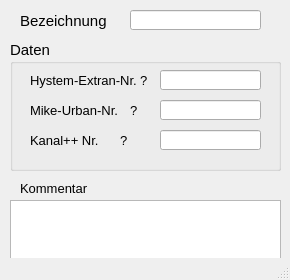
<?xml version="1.0" encoding="UTF-8"?>
<ui version="4.0">
 <class>MainWindow</class>
 <widget class="QMainWindow" name="MainWindow">
  <property name="geometry">
   <rect>
    <x>0</x>
    <y>0</y>
    <width>290</width>
    <height>280</height>
   </rect>
  </property>
  <property name="minimumSize">
   <size>
    <width>290</width>
    <height>280</height>
   </size>
  </property>
  <property name="font">
   <font>
    <family>Tahoma</family>
    <pointsize>10</pointsize>
   </font>
  </property>
  <property name="windowTitle">
   <string>MainWindow</string>
  </property>
  <property name="layoutDirection">
   <enum>Qt::LeftToRight</enum>
  </property>
  <widget class="QWidget" name="centralwidget">
   <widget class="QLabel" name="label_4">
    <property name="geometry">
     <rect>
      <x>20</x>
      <y>10</y>
      <width>121</width>
      <height>21</height>
     </rect>
    </property>
    <property name="font">
     <font>
      <family>Tahoma</family>
      <pointsize>11</pointsize>
     </font>
    </property>
    <property name="text">
     <string>Bezeichnung</string>
    </property>
    <property name="alignment">
     <set>Qt::AlignLeading|Qt::AlignLeft|Qt::AlignVCenter</set>
    </property>
   </widget>
   <widget class="QLineEdit" name="bezeichnung">
    <property name="geometry">
     <rect>
      <x>130</x>
      <y>10</y>
      <width>131</width>
      <height>20</height>
     </rect>
    </property>
    <property name="toolTip">
     <string>&lt;html&gt;&lt;head/&gt;&lt;body&gt;&lt;p&gt;Eindeutige Bezeichnung&lt;/p&gt;&lt;/body&gt;&lt;/html&gt;</string>
    </property>
    <property name="statusTip">
     <string>Eindeutige Bezeichnung</string>
    </property>
    <property name="text">
     <string/>
    </property>
   </widget>
   <widget class="QGroupBox" name="groupBox_3">
    <property name="geometry">
     <rect>
      <x>10</x>
      <y>40</y>
      <width>271</width>
      <height>131</height>
     </rect>
    </property>
    <property name="font">
     <font>
      <family>Tahoma</family>
      <pointsize>11</pointsize>
     </font>
    </property>
    <property name="title">
     <string>Daten</string>
    </property>
    <widget class="QLabel" name="label_21">
     <property name="geometry">
      <rect>
       <x>110</x>
       <y>90</y>
       <width>16</width>
       <height>21</height>
      </rect>
     </property>
     <property name="font">
      <font>
       <family>Tahoma</family>
       <pointsize>10</pointsize>
      </font>
     </property>
     <property name="text">
      <string>?</string>
     </property>
     <property name="alignment">
      <set>Qt::AlignLeading|Qt::AlignLeft|Qt::AlignVCenter</set>
     </property>
    </widget>
    <widget class="QLabel" name="label_22">
     <property name="geometry">
      <rect>
       <x>120</x>
       <y>60</y>
       <width>16</width>
       <height>21</height>
      </rect>
     </property>
     <property name="font">
      <font>
       <family>Tahoma</family>
       <pointsize>10</pointsize>
      </font>
     </property>
     <property name="text">
      <string>?</string>
     </property>
     <property name="alignment">
      <set>Qt::AlignLeading|Qt::AlignLeft|Qt::AlignVCenter</set>
     </property>
    </widget>
    <widget class="QLabel" name="label_23">
     <property name="geometry">
      <rect>
       <x>130</x>
       <y>30</y>
       <width>16</width>
       <height>21</height>
      </rect>
     </property>
     <property name="font">
      <font>
       <family>Tahoma</family>
       <pointsize>10</pointsize>
      </font>
     </property>
     <property name="text">
      <string>?</string>
     </property>
     <property name="alignment">
      <set>Qt::AlignLeading|Qt::AlignLeft|Qt::AlignVCenter</set>
     </property>
    </widget>
    <widget class="QLineEdit" name="he_nr">
     <property name="enabled">
      <bool>true</bool>
     </property>
     <property name="geometry">
      <rect>
       <x>150</x>
       <y>30</y>
       <width>101</width>
       <height>20</height>
      </rect>
     </property>
     <property name="font">
      <font>
       <family>Tahoma</family>
       <pointsize>10</pointsize>
      </font>
     </property>
     <property name="layoutDirection">
      <enum>Qt::RightToLeft</enum>
     </property>
     <property name="autoFillBackground">
      <bool>false</bool>
     </property>
     <property name="text">
      <string/>
     </property>
     <property name="frame">
      <bool>true</bool>
     </property>
    </widget>
    <widget class="QLineEdit" name="kp_nr">
     <property name="geometry">
      <rect>
       <x>150</x>
       <y>90</y>
       <width>101</width>
       <height>20</height>
      </rect>
     </property>
     <property name="font">
      <font>
       <family>Tahoma</family>
       <pointsize>10</pointsize>
      </font>
     </property>
     <property name="text">
      <string/>
     </property>
    </widget>
    <widget class="QLabel" name="label">
     <property name="geometry">
      <rect>
       <x>20</x>
       <y>30</y>
       <width>121</width>
       <height>21</height>
      </rect>
     </property>
     <property name="font">
      <font>
       <family>Tahoma</family>
       <pointsize>10</pointsize>
      </font>
     </property>
     <property name="text">
      <string>&lt;html&gt;&lt;head/&gt;&lt;body&gt;&lt;p&gt;Hystem-Extran-Nr.&lt;/p&gt;&lt;/body&gt;&lt;/html&gt;</string>
     </property>
     <property name="alignment">
      <set>Qt::AlignLeading|Qt::AlignLeft|Qt::AlignVCenter</set>
     </property>
    </widget>
    <widget class="QLineEdit" name="mu_nr">
     <property name="enabled">
      <bool>true</bool>
     </property>
     <property name="geometry">
      <rect>
       <x>150</x>
       <y>60</y>
       <width>101</width>
       <height>20</height>
      </rect>
     </property>
     <property name="font">
      <font>
       <family>Tahoma</family>
       <pointsize>10</pointsize>
      </font>
     </property>
     <property name="layoutDirection">
      <enum>Qt::RightToLeft</enum>
     </property>
     <property name="autoFillBackground">
      <bool>false</bool>
     </property>
     <property name="text">
      <string/>
     </property>
     <property name="frame">
      <bool>true</bool>
     </property>
    </widget>
    <widget class="QLabel" name="label_2">
     <property name="geometry">
      <rect>
       <x>20</x>
       <y>60</y>
       <width>121</width>
       <height>21</height>
      </rect>
     </property>
     <property name="font">
      <font>
       <family>Tahoma</family>
       <pointsize>10</pointsize>
      </font>
     </property>
     <property name="text">
      <string>Mike-Urban-Nr.</string>
     </property>
     <property name="alignment">
      <set>Qt::AlignLeading|Qt::AlignLeft|Qt::AlignVCenter</set>
     </property>
    </widget>
    <widget class="QLabel" name="label_3">
     <property name="geometry">
      <rect>
       <x>20</x>
       <y>90</y>
       <width>121</width>
       <height>21</height>
      </rect>
     </property>
     <property name="font">
      <font>
       <family>Tahoma</family>
       <pointsize>10</pointsize>
      </font>
     </property>
     <property name="text">
      <string>Kanal++ Nr.</string>
     </property>
     <property name="alignment">
      <set>Qt::AlignLeading|Qt::AlignLeft|Qt::AlignVCenter</set>
     </property>
    </widget>
   </widget>
   <widget class="QTextEdit" name="kommentar">
    <property name="geometry">
     <rect>
      <x>10</x>
      <y>200</y>
      <width>271</width>
      <height>71</height>
     </rect>
    </property>
    <property name="minimumSize">
     <size>
      <width>0</width>
      <height>0</height>
     </size>
    </property>
    <property name="toolTip">
     <string>&lt;html&gt;&lt;head/&gt;&lt;body&gt;&lt;p&gt;Platz für zusätzliche Kommentare.&lt;/p&gt;&lt;/body&gt;&lt;/html&gt;</string>
    </property>
    <property name="statusTip">
     <string>Platz für zusätzliche Kommentare.</string>
    </property>
   </widget>
   <widget class="QLabel" name="label_15">
    <property name="geometry">
     <rect>
      <x>20</x>
      <y>180</y>
      <width>81</width>
      <height>16</height>
     </rect>
    </property>
    <property name="text">
     <string>Kommentar</string>
    </property>
   </widget>
  </widget>
  <widget class="QStatusBar" name="statusbar"/>
 </widget>
 <tabstops>
  <tabstop>bezeichnung</tabstop>
  <tabstop>he_nr</tabstop>
  <tabstop>mu_nr</tabstop>
  <tabstop>kp_nr</tabstop>
 </tabstops>
 <resources/>
 <connections/>
</ui>
